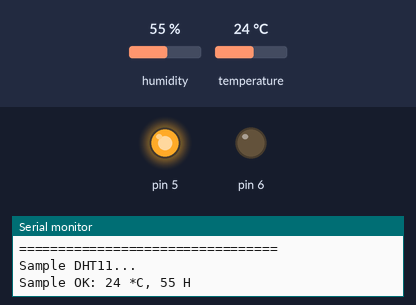
Simulated run of this sketch. Board: Arduino Uno, built with avr-gcc and run on an emulated ATmega328P. Parts: output pins drawn as LEDs (lit = HIGH), the last lines printed to the serial monitor. The test bench sets the inputs (shaded band); at power-on: humidity 55 %, temperature 24 °C.

Above: at 2.3 s.
2.4 s: humidity set to 68 %
4.5 s: humidity set to 71 %
At 5.9 s:
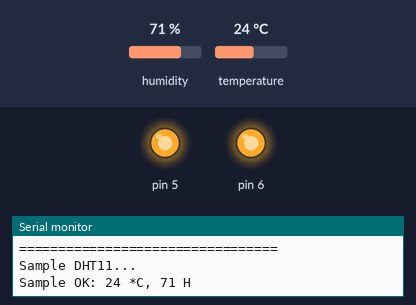
6.6 s: temperature set to 34 °C
8.8 s: temperature set to 37 °C
At 9.6 s:
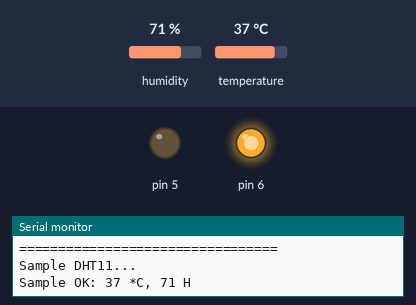
10.9 s: humidity set to 22 %
At 13.4 s:
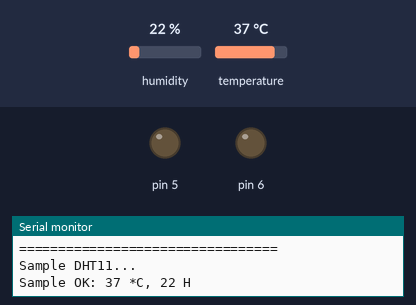
13.7 s: humidity set to 88 %
At 14.5 s:
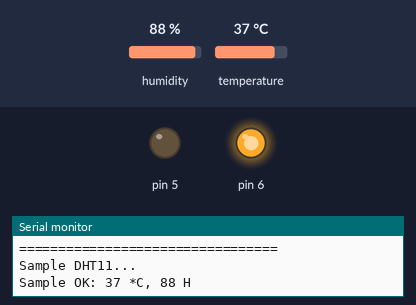
Timing chart, 0 to 16.7 s (numbered marks = the images above; inputs shaded):
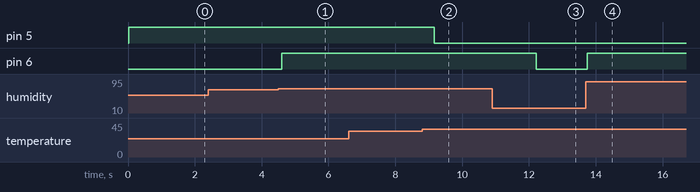

The sketch:

Humudity_sensior__project.ino
```cpp
#include <SimpleDHT.h>

// for DHT11,
//      VCC: 5V or 3V
//      GND: GND
//      DATA: 2
int pinDHT11 = 2;
SimpleDHT11 dht11(pinDHT11);

void setup() {
  Serial.begin(9600);
  pinMode(5,OUTPUT);
  pinMode(6,OUTPUT);
}

void loop() {
  // start working...
  Serial.println("=================================");
  Serial.println("Sample DHT11...");

  // read without samples.
  byte temperature = 0;
  byte humidity = 0;
  int err = SimpleDHTErrSuccess;
  if ((err = dht11.read(&temperature, &humidity, NULL)) != SimpleDHTErrSuccess) {
    Serial.print("Read DHT11 failed, err="); Serial.print(SimpleDHTErrCode(err));
    Serial.print(","); Serial.println(SimpleDHTErrDuration(err)); delay(1000);
    return;
  }

  Serial.print("Sample OK: ");
  Serial.print((int)temperature); Serial.print(" *C, ");
  Serial.print((int)humidity); Serial.println(" H");
  if(((int)temperature)<=35)
  digitalWrite(5,HIGH);
  else
  digitalWrite(5,LOW);
  if(((int)humidity)>=70)
  digitalWrite(6,HIGH);
  else
  digitalWrite(6,LOW);
  // DHT11 sampling rate is 1HZ.
  delay(1500);
}
```

Measured:
- the behaviour switches between 69 and 70 % on humidity (found by bisection; images 0 and 1)
- the behaviour switches between 35 and 36 °C on temperature (found by bisection; images 1 and 2)
- after the input at 4.5 s, pin 6: LOW → HIGH after 0.10 s
- after the input at 8.8 s, pin 5: HIGH → LOW after 0.37 s
- after the input at 10.9 s, pin 6: HIGH → LOW after 1.3 s
- after the input at 13.7 s, pin 6: LOW → HIGH at once
